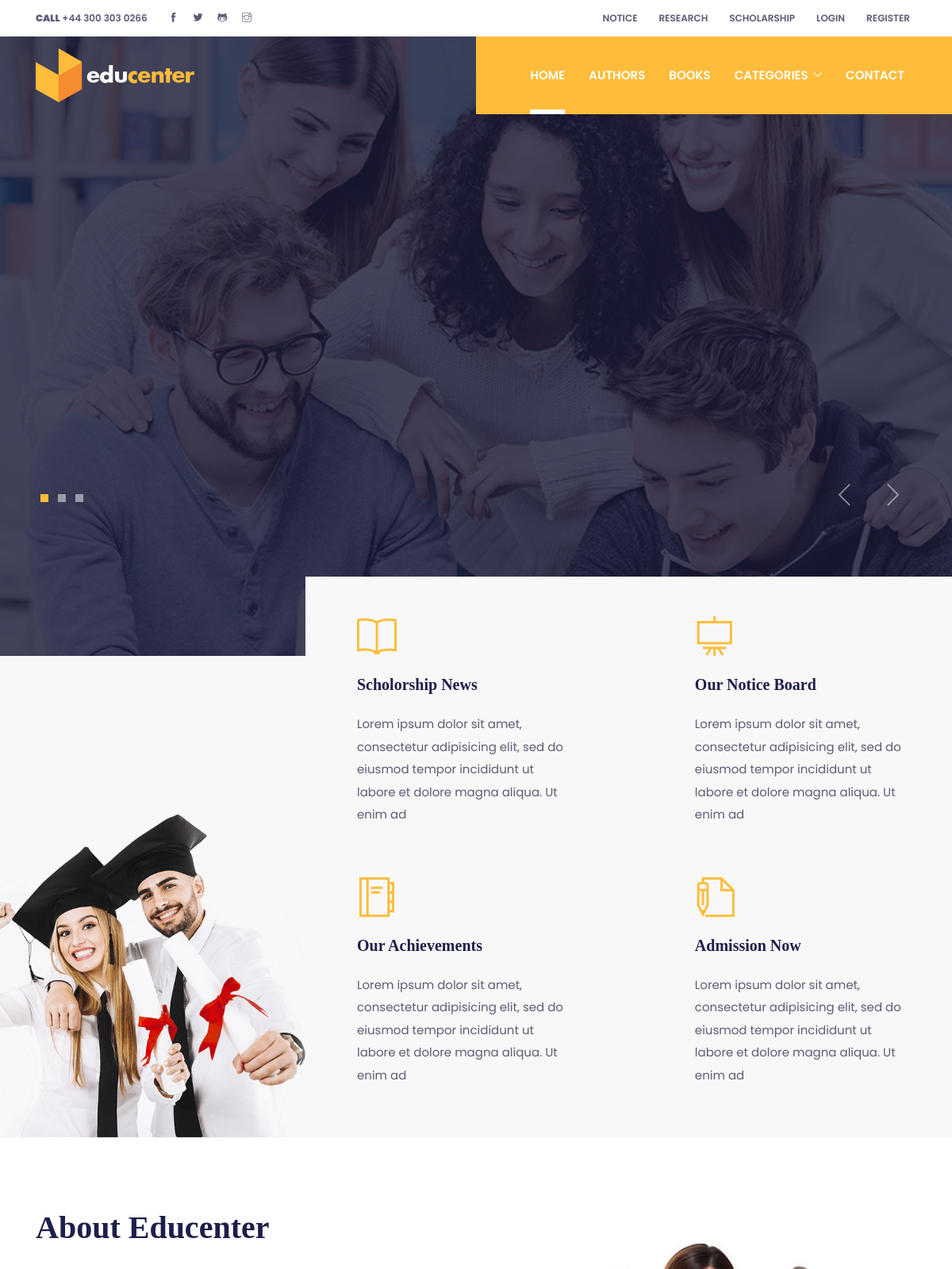
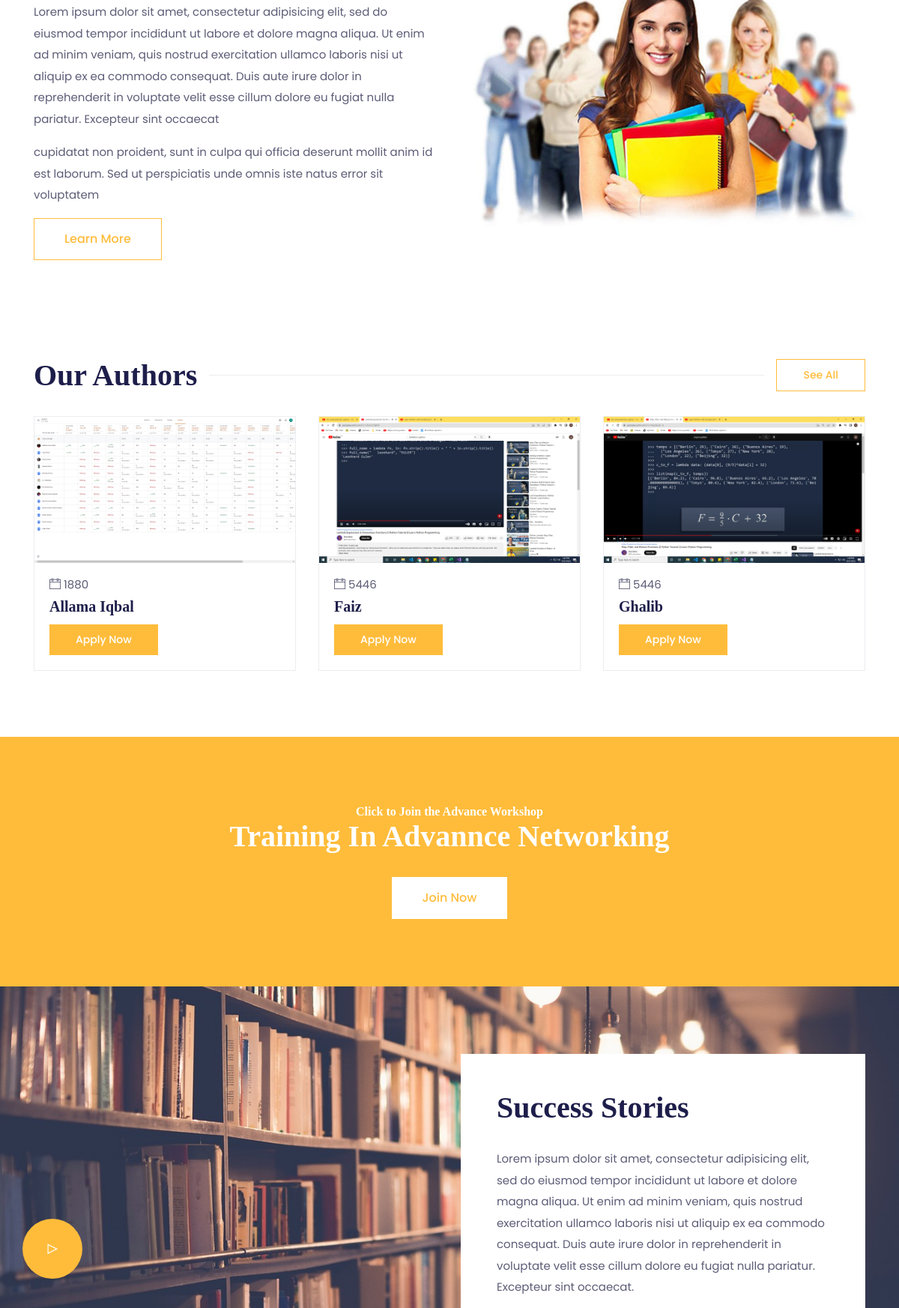
The page /User/index.php (upper part) on the database its author committed (2 pictures, top to bottom).
### tables this page shows
CREATE TABLE `author` (
  `id` int(11) NOT NULL,
  `auth_name` varchar(20) NOT NULL,
  `since` varchar(20) NOT NULL,
  `auth_picture` varchar(100) NOT NULL
);

### User/index.php (the view, shortened to what this page needs)
<?php include('header.php');
include('../Admin/connection.php');
$q="select * from author order by id desc limit 3";
$run=mysqli_query($con,$q);
?>
<section class="hero-section overlay bg-cover" data-background="images/banner/banner-1.jpg">
  <div class="container">
    <div class="hero-slider">
      <div class="hero-slider-item">
        <div class="row">
          <div class="col-md-8">
          </div>
        </div>
      </div>
    </div>
  </div>
</section>
<section class="bg-gray overflow-md-hidden">
  <div class="container-fluid p-0">
    <div class="row no-gutters">
      <div class="col-xl-4 col-lg-5 align-self-end">
        <img class="img-fluid w-100" src="images/banner/banner-feature.png" alt="banner-feature">
      </div>
      <div class="col-xl-8 col-lg-7">
        <div class="row feature-blocks bg-gray justify-content-between">
          <div class="col-sm-6 col-xl-5 mb-xl-5 mb-lg-3 mb-4 text-center text-sm-left">
            <i class="ti-book mb-xl-4 mb-lg-3 mb-4 feature-icon"></i>
            <h3 class="mb-xl-4 mb-lg-3 mb-4">Scholorship News</h3>
            <p>Lorem ipsum dolor sit amet, consectetur adipisicing elit, sed do eiusmod tempor incididunt ut labore
              et dolore magna aliqua. Ut enim ad</p>
          </div>
          <div class="col-sm-6 col-xl-5 mb-xl-5 mb-lg-3 mb-4 text-center text-sm-left">
            <i class="ti-blackboard mb-xl-4 mb-lg-3 mb-4 feature-icon"></i>
            <h3 class="mb-xl-4 mb-lg-3 mb-4">Our Notice Board</h3>
            <p>Lorem ipsum dolor sit amet, consectetur adipisicing elit, sed do eiusmod tempor incididunt ut labore
              et dolore magna aliqua. Ut enim ad</p>
          </div>
          <div class="col-sm-6 col-xl-5 mb-xl-5 mb-lg-3 mb-4 text-center text-sm-left">
            <i class="ti-agenda mb-xl-4 mb-lg-3 mb-4 feature-icon"></i>
            <h3 class="mb-xl-4 mb-lg-3 mb-4">Our Achievements</h3>
            <p>Lorem ipsum dolor sit amet, consectetur adipisicing elit, sed do eiusmod tempor incididunt ut labore
              et dolore magna aliqua. Ut enim ad</p>
          </div>
          <div class="col-sm-6 col-xl-5 mb-xl-5 mb-lg-3 mb-4 text-center text-sm-left">
            <i class="ti-write mb-xl-4 mb-lg-3 mb-4 feature-icon"></i>
            <h3 class="mb-xl-4 mb-lg-3 mb-4">Admission Now</h3>
            <p>Lorem ipsum dolor sit amet, consectetur adipisicing elit, sed do eiusmod tempor incididunt ut labore
              et dolore magna aliqua. Ut enim ad</p>
          </div>
        </div>
      </div>
    </div>
  </div>
</section>
<section class="section">
  <div class="container">
    <div class="row align-items-center">
      <div class="col-md-6 order-2 order-md-1">
        <h2 class="section-title">About Educenter</h2>
        <p>Lorem ipsum dolor sit amet, consectetur adipisicing elit, sed do eiusmod tempor incididunt ut labore et dolore magna aliqua. Ut enim ad minim veniam, quis nostrud exercitation ullamco laboris nisi ut aliquip ex ea commodo consequat. Duis aute irure dolor in reprehenderit in voluptate velit esse cillum dolore eu fugiat nulla pariatur. Excepteur sint occaecat </p>
        <p>cupidatat non proident, sunt in culpa qui officia deserunt mollit anim id est laborum. Sed ut perspiciatis unde omnis iste natus error sit voluptatem</p>
        <a href="about.html" class="btn btn-outline-primary">Learn more</a>
      </div>
      <div class="col-md-6 order-1 order-md-2 mb-4 mb-md-0">
        <img class="img-fluid w-100" src="images/about/about-us.jpg" alt="about image">
      </div>
    </div>
  </div>
</section>
<section class="section-sm">
  <div class="container">
    <div class="row">
      <div class="col-12">
        <div class="d-flex align-items-center section-title justify-content-between">
          <h2 class="mb-0 text-nowrap mr-3">Our Authors</h2>
          <div class="border-top w-100 border-primary d-none d-sm-block"></div>
          <div>
            <a href="Authors.php" class="btn btn-sm btn-outline-primary ml-sm-3 d-none d-sm-block">see all</a>
          </div>
        </div>
      </div>
    </div>
<div class="row justify-content-center">
<?php while($data=mysqli_fetch_assoc($run)) { ?>
  <div class="col-lg-4 col-sm-6 mb-5">
    <div class="card p-0 border-primary rounded-0 hover-shadow">
      <img class="card-img-top rounded-0" src="../Admin/<?php echo $data['auth_picture']?>" alt="course thumb">
      <div class="card-body">
        <ul class="list-inline mb-2">
          <li class="list-inline-item"><i class="ti-calendar mr-1 text-color"></i><?php echo $data['since'] ?></li>
        </ul>
        <a href="course-single.html">
          <h4 class="card-title"><?php echo $data['auth_name']?></h4>
        </a>
        <a href="course-single.html" class="btn btn-primary btn-sm">Apply now</a>
      </div>
    </div>
  </div>
<?php } ?>
</div>
  </div>
</section>
<section class="section bg-primary">
  <div class="container">
    <div class="row">
      <div class="col-12 text-center">
        <h6 class="text-white font-secondary mb-0">Click to Join the Advance Workshop</h6>
        <h2 class="section-title text-white">Training In Advannce Networking</h2>
        <a href="contact.html" class="btn btn-light">join now</a>
      </div>
    </div>
  </div>
</section>
<section class="section bg-cover" data-background="images/backgrounds/success-story.jpg">
  <div class="container">
    <div class="row">
      <div class="col-lg-6 col-sm-4 position-relative success-video">
        <a class="play-btn venobox" href="https://youtu.be/nA1Aqp0sPQo" data-vbtype="video">
          <i class="ti-control-play"></i>
        </a>
      </div>
      <div class="col-lg-6 col-sm-8">
        <div class="bg-white p-5">
          <h2 class="section-title">Success Stories</h2>
          <p>Lorem ipsum dolor sit amet, consectetur adipisicing elit, sed do eiusmod tempor incididunt ut labore et dolore magna aliqua. Ut enim ad minim veniam, quis nostrud exercitation ullamco laboris nisi ut aliquip ex ea commodo consequat. Duis aute irure dolor in reprehenderit in voluptate velit esse cillum dolore eu fugiat nulla pariatur. Excepteur sint occaecat.</p>
        </div>
      </div>
    </div>
  </div>
</section>
<?php include('footer.php') ?>

### User/css/style.css (style rules this page uses)
body { line-height: 1.2; font-family: "Poppins", sans-serif; -webkit-font-smoothing: antialiased; font-size: 15px; color: #5c5c77; }
p, .paragraph { font-weight: 400; color: #5c5c77; font-size: 15px; line-height: 1.9; font-family: "Poppins", sans-serif; }
h1, h2, h3, h4, h5, h6 { color: #1e1e4b; font-family: "futura-bold"; font-weight: 700; line-height: 1.2; }
h2, .h2 { font-size: 40px; }
h3, .h3 { font-size: 25px; }
h4, .h4 { font-size: 20px; }
h6, .h6 { font-size: 16px; }
.btn { font-size: 16px; font-family: "Poppins", sans-serif; text-transform: capitalize; padding: 15px 40px; border-radius: 0; font-weight: 500; border: 0; position: relative; z-index: 1; transition: 0.2s ease; overflow: hidden; white-space: nowrap; }
.btn::before { position: absolute; content: ""; height: 80%; width: 100%; left: 0; bottom: 10%; z-index: -1; transition: transform 0.2s ease-in-out; transform-origin: top; transform: scaleY(0); }
.btn-sm { font-size: 14px; padding: 10px 35px; }
.btn-primary { color: #fff; background-color: #ffbc3b; }
.btn-primary::before { background-color: #fff; }
.btn-outline-primary { color: #ffbc3b; background-color: transparent; border: 1px solid #ffbc3b; }
.btn-outline-primary::before { background-color: #fff; }
.btn-light { color: #ffbc3b; background-color: #fff; border: 1px solid #fff; }
.btn-light::before { background-color: #ffbc3b; }
body { background-color: #fff; overflow-x: hidden; }
ol, ul { list-style-type: none; margin: 0px; }
img { vertical-align: middle; border: 0; }
a, a:hover, a:focus { text-decoration: none; }
a, button, select { cursor: pointer; transition: 0.2s ease; }
h4 { transition: 0.2s ease; }
.slick-slide { outline: 0; }
.section { padding-top: 90px; padding-bottom: 90px; }
.section-sm { padding-top: 40px; padding-bottom: 40px; }
.section-title { margin-bottom: 30px; }
.bg-cover { background-size: cover; background-position: center center; background-repeat: no-repeat; }
.border-primary { border-color: #ededf1 !important; }
.overlay { position: relative; }
.overlay::before { position: absolute; content: ""; height: 100%; width: 100%; top: 0; left: 0; background: #1a1a37; opacity: 0.8; }
.bg-primary { background: #ffbc3b !important; }
.bg-gray { background: #f8f8f8; }
.text-color { color: #5c5c77; }
.font-secondary { font-family: "futura-bold"; }
.hero-section { padding: 250px 0 290px; }
.feature-icon { font-size: 50px; color: #ffbc3b; display: inline-block; }
.feature-blocks { margin-top: -100px; padding-left: 70px; padding-top: 80px; padding-right: 30%; }
@media (max-width: 1400px) { .feature-blocks { padding-right: 10%; } }
@media (max-width: 1200px) { .feature-blocks { padding-right: 50px; padding-left: 50px; padding-top: 50px; } }
@media (max-width: 1200px) { .feature-blocks h3 { font-size: 20px; } }
.hover-shadow { transition: 0.3s ease; }
.success-video { min-height: 300px; }
.success-video .play-btn { position: absolute; top: 50%; left: 0; transform: translateY(-50%); }
.play-btn { display: inline-block; height: 80px; width: 80px; border-radius: 50%; background: #ffbc3b; color: #fff; font-size: 20px; text-align: center; }
.play-btn i { line-height: 80px; }
.play-btn::before { position: absolute; content: ""; height: 0; width: 0; transform: translate(-50%, -50%); background: #fff; border-radius: 50%; top: 50%; left: 50%; z-index: -2; transition: 0.3s ease; transition-delay: 0.2s; }
.play-btn::after { position: absolute; content: ""; height: 80%; width: 80%; transform: translate(-50%, -50%); background: #ffbc3b; border-radius: 50%; top: 50%; left: 50%; z-index: -1; transition: 0.3s ease; }

### rows shown on the page
author: auth_picture (picture), since "1880", auth_name "Allama Iqbal"
author: auth_picture (picture), since "5446", auth_name "Faiz"
author: auth_picture (picture), since "5446", auth_name "Ghalib"
